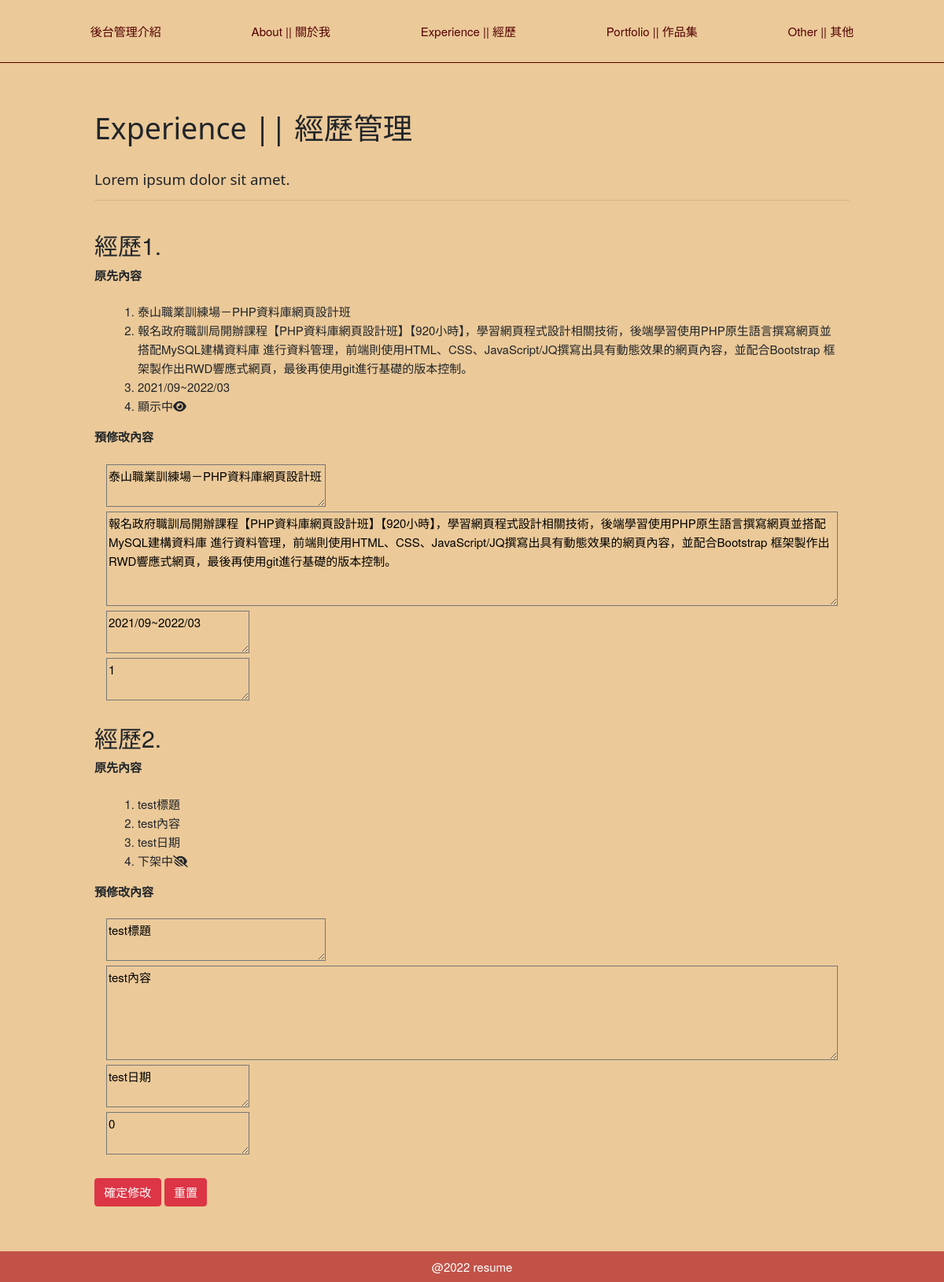
The app's page /back.php?do=wk with its own data.
### tables this page shows
CREATE TABLE `resume_work_experience` (
  `id` int(11) UNSIGNED NOT NULL,
  `title` text NOT NULL,
  `text` text NOT NULL,
  `sh` tinyint(1) NOT NULL DEFAULT 1,
  `time` text NOT NULL
);

CREATE TABLE `resume_bottom` (
  `id` int(11) UNSIGNED NOT NULL,
  `bottom` text NOT NULL
);

### base.php (called while the page is built, shortened)
<?php
class DB
{
    protected $dsn = "mysql:host=localhost;charset=utf8;dbname=resume";
    protected $pdo = "";
    public $table;
    public function __construct($table)
    {
        $this->table = $table;
        $this->pdo = new PDO($this->dsn, "root", "");
    }
    public function find($id)
    {
        $sql = "SELECT * FROM $this->table WHERE ";
        if (is_array($id)) {
            foreach ($id as $key => $value) {
                $tmp[]=sprintf("`%s`='%s'",$key,$value);
            }
            $sql .= implode(" AND ", $tmp);
        } else {
            $sql .= " `id`='$id'";
        }
        return $this->pdo->query($sql)->fetch(PDO::FETCH_ASSOC);
    }
    public function all(...$arr)
    {
        $sql = "select * from $this->table ";
        return $this->pdo->query($sql)->fetchAll();
    }
}
$Work = new DB("resume_work_experience");
$Bottom = new DB('resume_bottom');
?>

### back/wk.php (the view, shortened to what this page needs)
<h1>Experience || 經歷管理</h1>
<br>
<h5>Lorem ipsum dolor sit amet.</h5>
<hr><br>
<div class="d-flex">
    <form action="./api/edit_wk.php" method="post">
        <?php
        $wks = $Work->all();
        foreach ($wks as $wk) {
        ?>
            <div class="h2">經歷<?= $wk['id']; ?>.</div>
            <div class="">
                <div class="mb-4"><b>原先內容</b></div>
                <div class="col-12">
                    <ol>
                        <li><?= $wk['title']; ?></li>
                        <li><?= $wk['text']; ?></li>
                        <li><?= $wk['time']; ?></li>
                        <li>
                            <?php if ($wk['sh'] == 1) {
                                echo "顯示中<i class='fa-solid fa-eye'></i>";
                            } else if ($wk['sh'] == 0) {
                                echo "下架中<i class='fa-solid fa-eye-low-vision'></i>";
                            };
                            ?>
                        </li>
                    </ol>
                </div>
                <div class="mb-4"><b>預修改內容</b></div>
                <div class="col-12" style="width:100%;overflow:hidden;">
                    <textarea type="text" name="wk_title[]" style="min-height:5px;width:30%;word-break:break-all"><?= $wk['title']; ?></textarea>
                    <textarea type="text" name="wk_revise[]" style="min-height:120px;width:100%;word-break:break-all"><?= $wk['text']; ?></textarea>
                    <textarea type="text" name="wk_time[]"><?= $wk['time']; ?></textarea><br>
                    <textarea type="text" name="wk_sh[]"  placeholder="請輸入0或是1"><?= $wk['sh']; ?></textarea>
                </div>
                <br>
            </div>
        <?php
        }
        ?>
</div>
<div class="wkButton">
    <button type="submit" class="btn btn-danger">確定修改</button>
    <button type="reset" class="btn btn-danger">重置</button>
</div>
<br><br>
<br><br>

### back.php (shortened to what this page needs)
<?php include_once "base.php"; ?>
<!DOCTYPE html>
<html lang="en">
<head>
  <link rel="stylesheet" href="./css/w3c.css">
  <link rel="stylesheet" href="./css/style.css">
  <link rel="stylesheet" href="./css/style.scss">
  <link rel="stylesheet" href="https://cdn.jsdelivr.net/npm/bootstrap@4.6.1/dist/css/bootstrap.min.css">
  <link rel="stylesheet" href="https://cdnjs.cloudflare.com/ajax/libs/font-awesome/6.0.0-beta3/css/all.min.css" />
  <link rel="stylesheet" href="./css/style.css">
  <link rel="stylesheet" href="https://unpkg.com/aos@next/dist/aos.css" />
  <link rel="stylesheet" href="./css/admin.css">
</head>
<body>
<div class="nav">
    <a href="back.php">後台管理介紹</a>
    <a href="?do=intro">About || 關於我</a>
    <a href="?do=wk">Experience || 經歷</a>
    <a href="?do=porfolio">Portfolio || 作品集</a>
    <a href="?do=other">Other || 其他</a>
</div>
<div class="admin_content">
<?php
    $do=(isset($_GET['do']))?$_GET['do']:"index";
    $file="back/".$do.".php";
    if(file_exists($file)){
        include_once $file;
    }else{
        include_once "./back/index.php";
    }
?>
  <footer class="text-center text-white fixed-bottom " style="background-color: #F26659;">
    <div class="text-center p-2" style="background-color: rgba(0, 0, 0, 0.2);">
    <?= $Bottom->find(1)['bottom']; ?>
    </div>
  </footer>
</body>
</html>

### css/w3c.css (style rules this page uses)
html { box-sizing:border-box }
*,*:before,*:after { box-sizing:inherit }
html { -ms-text-size-adjust:100%;-webkit-text-size-adjust:100% }
body { margin:0 }
article,aside,details,figcaption,figure,footer,header,main,menu,nav,section { display:block }
a { background-color:transparent }
b,strong { font-weight:bolder }
hr { box-sizing:content-box;height:0;overflow:visible }
button,input,select,textarea,optgroup { font:inherit;margin:0 }
button,input { overflow:visible }
button,select { text-transform:none }
button,[type=button],[type=reset],[type=submit] { -webkit-appearance:button }
textarea { overflow:auto }
html,body { font-family:Verdana,sans-serif;font-size:15px;line-height:1.5 }
html { overflow-x:hidden }
h1 { font-size:36px }
h5 { font-size:18px }
h1,h2,h3,h4,h5,h6 { font-family:"Segoe UI",Arial,sans-serif;font-weight:400;margin:10px 0 }
hr { border:0;border-top:1px solid #eee;margin:20px 0 }
a { color:inherit }

### css/style.css (style rules this page uses)
*, *:before, *:after { box-sizing: border-box; }
body { line-height: 1.6; }

### css/admin.css (style rules this page uses)
:root { --main-background_white: rgb(34, 6, 6); --main-red:#2600ff; --main-red:rgb(83, 0, 0); --main-black:#222; }
* { font-family: GT America Standard,Helvetica Neue,Helvetica,Yu Gothic,YuGothic,BlinkMacSystemFont,Hiragino Sans,Hiragino Kaku Gothic ProN,meiryo,sans-serif; font-weight: 400; background-color: #EBC999; }
a { color:var(--main-red); text-decoration: none; font-weight: 300; }
.nav { display:flex; justify-content: space-evenly; align-items: center; height:10vh; border-bottom: 1px solid var(--main-red); }
.admin_content { height:70vh; width:100vw; padding-left:10%; padding-right:10%; padding-top:5%; }

### records on screen
resume_work_experience: id "1", title "泰山職業訓練場－PHP資料庫網頁設計班", text "報名政府職訓局開辦課程【PHP資料庫網頁設計班】【920小時】，學習網頁程式設計相關技術，後端學習使用PHP原生語言撰寫網頁並搭配MySQL建構資料庫 進行資料管理，前端則使用HTML、CSS、JavaScript/JQ撰寫出具有動態效果的網頁內容，並配合Bootstrap 框架製作出RWD響應式網頁，最後再使用git進行基礎的版本控制。", time "2021/09~2022/03", shows "顯示中", sh "1"
resume_work_experience: id "2", title "test標題", text "test內容", time "test日期", shows "下架中", sh "0"
resume_bottom: bottom "@2022 resume"
